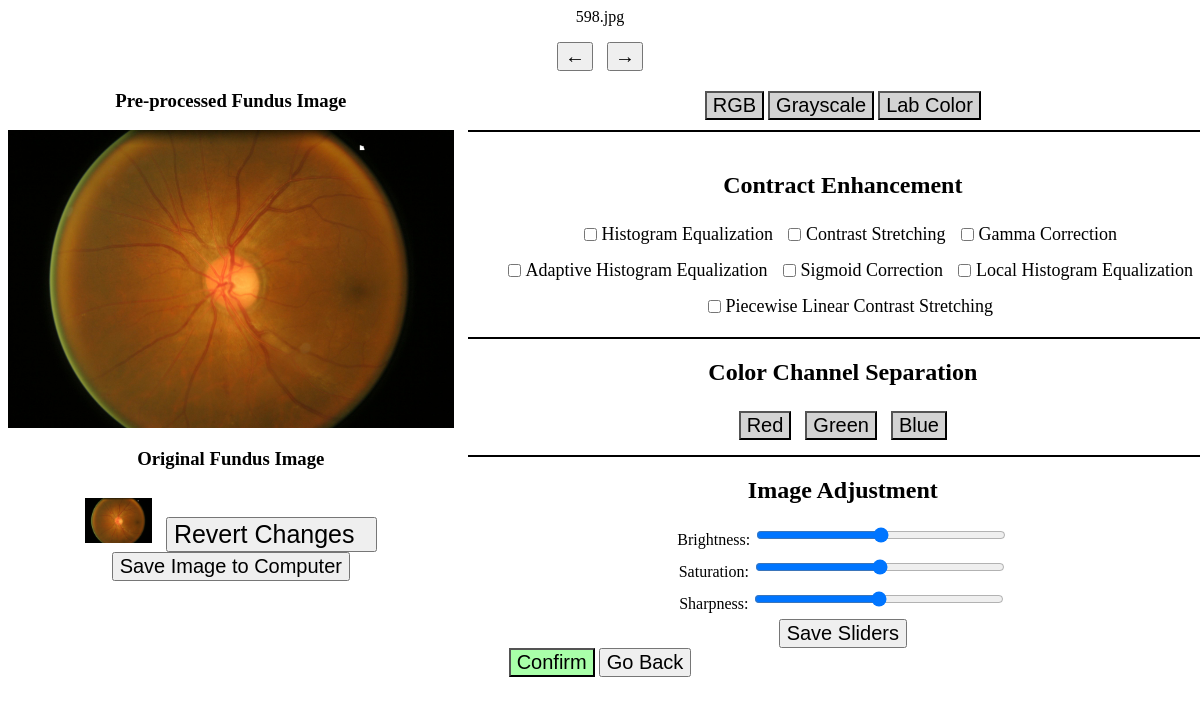
The app's page /preprocess/ (signed in) with its own data.
### capstone_UI_app/models.py (models this page shows)
class UploadedImage(models.Model):
    image = models.ImageField(upload_to='images/')
    upload_date = models.DateTimeField(auto_now_add=True)

class PreprocessedImage(models.Model):
    original_image = models.OneToOneField(UploadedImage, on_delete=models.CASCADE, related_name='preprocessed_image')
    image = models.ImageField(upload_to='preprocessed_images/')

### capstone_UI_app/views.py (the view)
# urls.py: path('preprocess/',views.preprocess_view, name="preprocess"),
@login_required(login_url='/')
def preprocess_view(request):
    all_images = UploadedImage.objects.prefetch_related('preprocessed_image').all()
    context = {'images': all_images}
    return render(request, 'preprocess.html', context)

### capstone_UI_app/templates/preprocess.html (shortened to what this page needs)
<div id="content" style="text-align: center;">
    <div>
        <p id="file-name">{{ images.0.image.name|cut:"images/" }}</p>
        <div>
            {% if images|length > 1 %}
            <button class="preprocess-button" onclick="navigate(-1)" style="margin-right: 10px;"> ← </button>
            <button class="preprocess-button" onclick="navigate(1)"> → </button>
            {% endif %}
        </div>
    </div>
    <div class="container" style="text-align: center;">
        <div class="leftside">
            <div class="preprocess">
                <div class="edited-container">
                    <h3>Pre-processed Fundus Image</h3>
                    <img class="edited-image" src="{{ images.0.preprocessed_image.image.url }}">
                </div>
                <div class="bottom-container">
                    <h3>Original Fundus Image</h3>
                    <img class="original-image" src="{{ images.0.image.url }}">
                    <button class="revert-button preprocess-button" onClick="revertChanges()">Revert Changes</button>
                    <button class="saveToComputer preprocess-button" type="button" onClick="saveToComputer()">Save Image to
                        Computer</button>
                </div>
            </div>
        </div>
        <div class="rightside">
            <div class="settings">
                <div class="image-color">
                    <button class="settings-button preprocess-button" id="rgb-button" onClick="selectColor('rgb', 'RGB')">RGB</button>
                    <button class="settings-button preprocess-button" id="grayscale-button"
                        onClick="selectColor('grayscale', 'Grayscale')">Grayscale</button>
                    <button class="settings-button preprocess-button" id="labcolor-button"
                        onClick="selectColor('labcolor', 'Lab Color')">Lab Color</button>
                </div>
                <div class="contrast-enhance">
                    <h2>Contract Enhancement</h2>
                    <div class="checkbox-row">
                        <input type="checkbox" id="HE" onclick="disableCheckbox(this, 'HE')">
                        <label for="HE">Histogram Equalization</label>
                        <input type="checkbox" id="CS" onclick="disableCheckbox(this, 'CS')">
                        <label for="CS">Contrast Stretching</label>
                        <input type="checkbox" id="GC" onclick="disableCheckbox(this, 'GC')">
                        <label for="GC">Gamma Correction</label>
                    </div>
                    <div class="checkbox-row">
                        <input type="checkbox" id="AHE" onclick="disableCheckbox(this, 'AHE')">
                        <label for="HE">Adaptive Histogram Equalization</label>
                        <input type="checkbox" id="SC" onclick="disableCheckbox(this, 'SC')">
                        <label for="SC">Sigmoid Correction</label>
                        <input type="checkbox" id="LHE" onclick="disableCheckbox(this, 'LHE')">
                        <label for="LHE">Local Histogram Equalization</label>
                    </div>
                    <div class="checkbox-row">
                        <input type="checkbox" id="PLS" onclick="disableCheckbox(this, 'PLS')">
                        <label for="PLCS">Piecewise Linear Contrast Stretching</label>
                    </div>
                </div>
                <div class="channel-separation">
                    <h2>Color Channel Separation</h2>
                    <button class="separation-button preprocess-button" id="redchannel-button" onClick="selectChannel('redchannel', 'redchannel')">Red</button>
                    <button class="separation-button preprocess-button" id="greenchannel-button" onClick="selectChannel('greenchannel', 'greenchannel')">Green</button>
                    <button class="separation-button preprocess-button" id="bluechannel-button" onClick="selectChannel('bluechannel', 'bluechannel')">Blue</button>
                </div>
                <div class="image-adjustment">
                    <h2>Image Adjustment</h2>
                    <div>
                        <label for="brightness">Brightness:</label>
                        <input type="range" id="brightness" name="brightness" min="0" max="100" value="50"
                            oninput="adjustImage('brightness', this.value)">
                        <br />
                        <label for="saturation">Saturation:</label>
                        <input type="range" id="saturation" name="saturation" min="0" max="100" value="50"
                            oninput="adjustImage('saturation', this.value)">
                        <br />
                        <label for="sharpness">Sharpness:</label>
                        <input type="range" id="sharpness" name="sharpness" min="0" max="100" value="50"
                            oninput="adjustImage('sharpness', this.value)">
                    </div>
                    <button class="save-button preprocess-button" onClick="saveImage()">Save Sliders</button>
                </div>
            </div>
        </div>
    </div>
    <button
        class="preprocess-button"
        style="background-color: rgb(169, 255, 169);"
        type="button"
        hx-get="/review"
        hx-trigger="click"
        hx-swap="outerHTML"
        hx-target="#content"
        >
        Confirm
    </button>
    <button
        class="preprocess-button"
        type="button"
        hx-get="/dashboard/upload/"
        hx-trigger="click"
        hx-swap="outerHTML"
        hx-target="#content"
        >
        Go Back
    </button>
</div>

### capstone_UI_app/templates/preprocess.html (style rules this page uses)
.container { display: flex; }
.leftside { flex: 4; display: flex; justify-content: center; }
.rightside { flex: 6; display: flex; justify-content: center; padding-left: 20px; }
.edited-container { display: flex; align-items: left; flex-direction: column; }
.bottom-container { margin-top: 20px; }
.preprocess { margin-right: 20px; }
.original-image { width: 15%; padding-top: 10px; padding-right: 10px; }
.edited-image { width: 100%; max-width: 600px; }
.preprocess-button { font-size: 20px; }
.settings { flex: 0 0 750px; margin-top: 20px; }
.settings-button { background-color: lightgray; }
.contrast-enhance { display: flex; flex-direction: column; border-bottom: 2px solid black; padding-bottom: 10px; }
.channel-separation { border-bottom: 2px solid black; padding-bottom: 10px; }
.checkbox-row { display: flex; align-items: center; justify-content: center; margin-bottom: 5px; padding: 5px; font-size: 18px; }
.checkbox-row input[type="checkbox"] { padding: 5px; margin-right: 5px; margin-left: 15px; }
input[type="range"] { width: 250px; height: 20px; margin-bottom: 10px; }
.image-color { border-bottom: 2px solid black; margin-bottom: 20px; padding-bottom: 10px; }
.revert-button { padding-right: 20px; margin-top: 10px; font-size: 25px; }
.separation-button { margin: 5px; background-color: lightgray; }

### records on screen
UploadedImage: id+image "598.jpg", image (picture)
